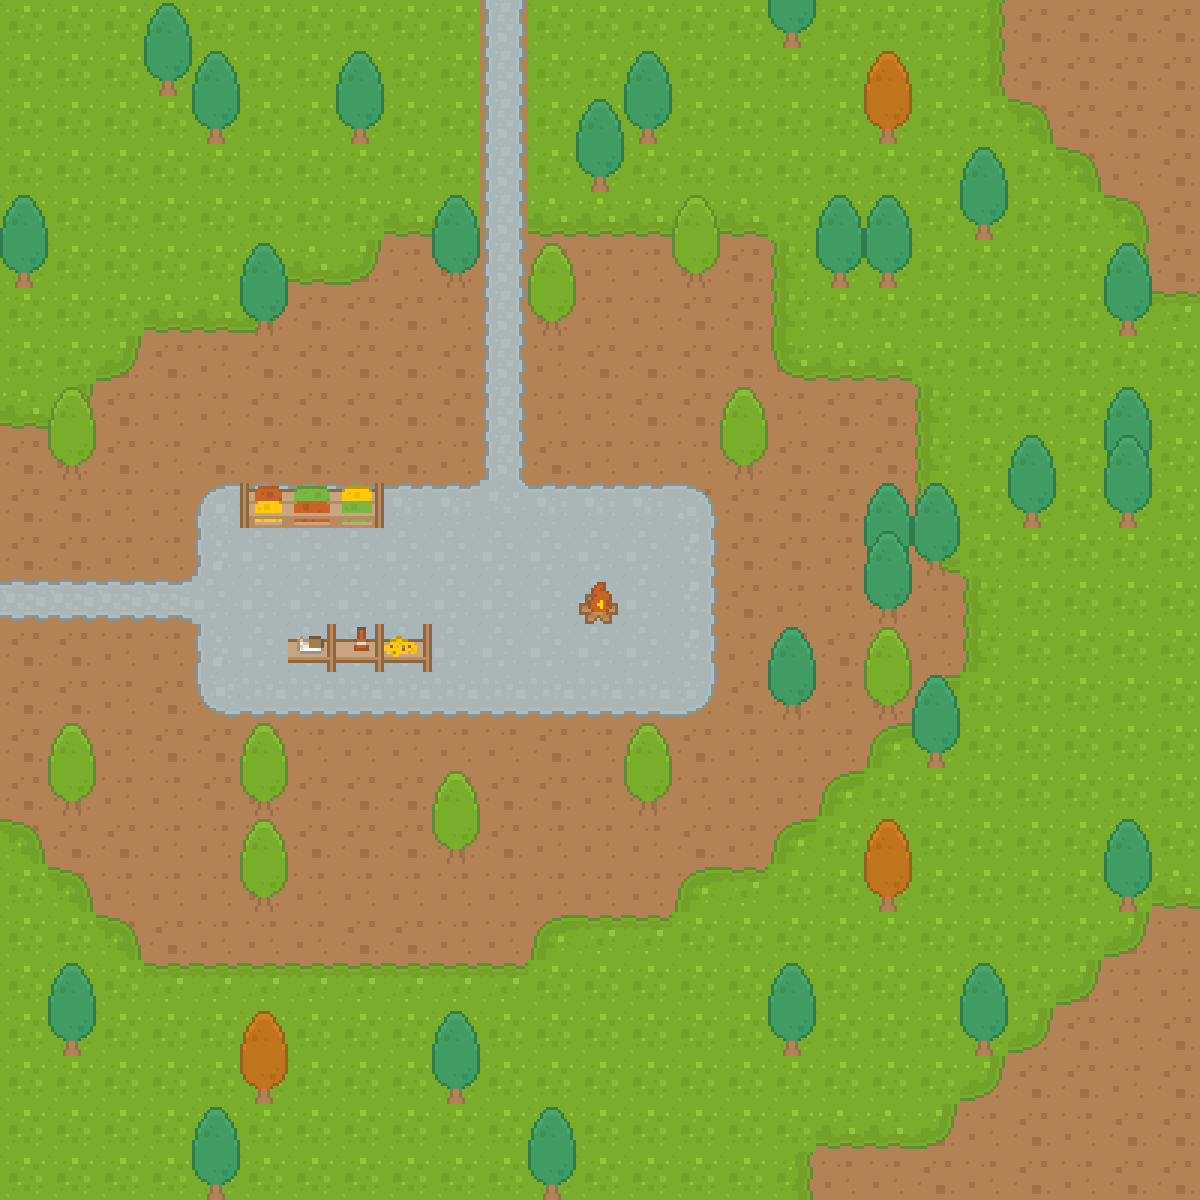

A 2D game scene composited from a Tiled map and its tileset images. What follows is a short description and the map's XML, with every tile layer's data as written:
An orthogonal 25x25 tile map with 48x48 px tiles, 4 tile layers (Background, Foreground, SolidObjects, FloatingObjects).

<map version="2017.05.16" orientation="orthogonal" renderorder="right-down" width="25" height="25" tilewidth="48" tileheight="48" nextobjectid="1">
 <tileset firstgid="1" source="RogueLike.tsx" />
 <layer name="Background" width="25" height="25">
  <data encoding="csv">
7,7,7,7,7,67,67,7,67,67,67,67,67,67,67,67,67,67,67,7,7,7,7,7,7,
7,67,67,67,67,67,67,67,67,67,67,7,7,7,7,7,7,67,67,7,7,7,7,7,7,
67,67,7,7,7,67,67,67,67,7,7,7,7,7,7,67,67,67,7,7,7,7,7,7,7,
7,7,67,67,67,67,67,7,7,7,7,7,7,7,67,7,67,7,7,7,7,7,7,67,7,
67,67,67,67,67,7,67,67,67,7,7,7,7,67,67,67,7,7,7,7,67,67,67,67,7,
67,67,7,7,67,7,7,7,67,67,7,7,67,67,67,7,7,7,7,67,67,7,7,67,7,
7,67,7,7,67,7,7,7,7,67,67,67,67,67,7,7,7,67,67,67,7,7,67,67,7,
7,67,7,7,67,7,7,7,7,7,67,67,7,7,7,7,67,67,7,7,7,7,67,67,7,
7,67,7,67,67,7,7,7,7,7,67,67,67,7,7,67,67,7,7,7,7,67,67,67,7,
7,67,7,67,7,7,7,7,7,67,67,7,67,67,67,7,7,7,7,7,67,67,67,7,7,
7,7,67,67,7,7,7,67,67,67,7,67,67,67,7,7,7,7,7,67,67,67,7,7,7,
7,7,67,67,7,67,67,67,67,7,7,67,67,67,7,7,7,67,67,7,67,7,7,67,7,
7,7,7,67,67,67,7,67,67,67,67,67,7,67,7,7,67,67,7,67,67,7,7,67,7,
7,7,67,67,67,67,67,67,67,7,7,67,7,67,7,67,7,7,67,67,7,7,67,67,7,
7,7,67,7,7,67,67,7,7,7,67,67,7,67,67,7,7,67,67,7,7,7,67,7,67,
7,7,67,7,7,7,67,67,67,67,67,7,67,67,7,67,67,67,7,7,7,67,67,67,67,
7,7,67,67,7,67,7,7,7,7,7,7,67,7,67,67,67,67,7,67,67,67,67,67,7,
7,7,7,67,67,67,7,7,7,7,7,67,67,67,7,67,67,67,67,67,67,67,67,7,67,
7,67,67,67,67,67,67,67,67,67,67,67,67,67,67,67,67,7,7,67,67,67,67,7,67,
67,67,7,7,67,67,67,7,7,67,67,67,7,67,67,7,7,7,7,67,7,67,7,7,67,
7,7,7,7,67,7,67,67,67,67,67,7,67,67,7,7,7,7,67,67,67,67,7,67,67,
7,7,7,7,7,67,67,67,67,7,7,67,67,7,7,7,7,67,7,67,67,67,7,67,7,
7,7,7,7,7,7,7,67,67,67,67,67,7,7,7,7,67,7,67,67,67,7,7,67,7,
67,67,67,67,67,67,67,67,7,7,7,7,7,7,7,67,7,7,67,7,67,7,67,7,7,
7,7,7,7,7,7,67,67,7,7,7,7,7,7,67,7,7,67,67,7,67,7,67,7,7
</data>
 </layer>
 <layer name="Foreground" width="25" height="25">
  <data encoding="csv">
964,964,964,964,964,964,964,964,964,964,790,964,964,964,964,964,964,964,964,964,965,0,0,0,0,
964,964,964,964,964,964,964,964,964,964,790,964,964,964,964,964,964,964,964,964,965,0,0,0,0,
964,964,964,964,964,964,964,964,964,964,790,964,964,964,964,964,964,964,964,964,964,905,0,0,0,
964,964,964,964,964,964,964,964,964,964,790,964,964,964,964,964,964,964,964,964,964,964,905,0,0,
964,964,964,964,964,964,964,964,1024,1024,790,1024,1024,1024,1024,1024,964,964,964,964,964,964,964,905,0,
964,964,964,964,964,964,1024,1025,0,0,790,0,0,0,0,0,963,964,964,964,964,964,964,965,0,
964,964,964,1024,1024,1025,0,0,0,0,790,0,0,0,0,0,963,964,964,964,964,964,964,964,904,
964,964,1025,0,0,0,0,0,0,0,790,0,0,0,0,0,1023,1024,1024,964,964,964,964,964,964,
1024,1025,0,0,0,0,0,0,0,0,790,0,0,0,0,0,0,0,0,963,964,964,964,964,964,
0,0,0,0,0,0,0,0,0,0,790,0,0,0,0,0,0,0,0,963,964,964,964,964,964,
0,0,0,0,908,909,909,909,909,909,966,909,909,909,910,0,0,0,0,963,964,964,964,964,964,
0,0,0,0,968,969,969,969,969,969,969,969,969,969,970,0,0,0,0,1023,964,964,964,964,964,
850,850,850,850,969,969,969,969,969,969,969,969,969,969,970,0,0,0,0,0,963,964,964,964,964,
0,0,0,0,968,969,969,969,969,969,969,969,969,969,970,0,0,0,0,0,963,964,964,964,964,
0,0,0,0,1028,1029,1029,1029,1029,1029,1029,1029,1029,1029,1030,0,0,0,0,903,964,964,964,964,964,
0,0,0,0,0,0,0,0,0,0,0,0,0,0,0,0,0,0,903,964,964,964,964,964,964,
0,0,0,0,0,0,0,0,0,0,0,0,0,0,0,0,0,903,964,964,964,964,964,964,964,
905,0,0,0,0,0,0,0,0,0,0,0,0,0,0,0,903,964,964,964,964,964,964,964,964,
964,905,0,0,0,0,0,0,0,0,0,0,0,0,903,904,964,964,964,964,964,964,964,964,1024,
964,964,905,0,0,0,0,0,0,0,0,903,904,904,964,964,964,964,964,964,964,964,964,1025,0,
964,964,964,904,904,904,904,904,904,904,904,964,964,964,964,964,964,964,964,964,964,964,1025,0,0,
964,964,964,964,964,964,964,964,964,964,964,964,964,964,964,964,964,964,964,964,964,1025,0,0,0,
964,964,964,964,964,964,964,964,964,964,964,964,964,964,964,964,964,964,964,964,1025,0,0,0,0,
964,964,964,964,964,964,964,964,964,964,964,964,964,964,964,964,964,1024,1024,1025,0,0,0,0,0,
964,964,964,964,964,964,964,964,964,964,964,964,964,964,964,964,965,0,0,0,0,0,0,0,0
</data>
 </layer>
 <layer name="SolidObjects" width="25" height="25">
  <data encoding="csv">
0,0,0,0,0,0,0,0,0,0,0,0,0,0,0,0,676,0,0,0,0,0,0,0,0,
0,0,0,676,0,0,0,0,0,0,0,0,0,0,0,0,0,0,0,0,0,0,0,0,0,
0,0,0,0,676,0,0,676,0,0,0,0,0,676,0,0,0,0,675,0,0,0,0,0,0,
0,0,0,0,0,0,0,0,0,0,0,0,676,0,0,0,0,0,0,0,0,0,0,0,0,
0,0,0,0,0,0,0,0,0,0,0,0,0,0,0,0,0,0,0,0,676,0,0,0,0,
676,0,0,0,0,0,0,0,0,676,0,0,0,0,674,0,0,676,676,0,0,0,0,0,0,
0,0,0,0,0,676,0,0,0,0,0,674,0,0,0,0,0,0,0,0,0,0,0,676,0,
0,0,0,0,0,0,0,0,0,0,0,0,0,0,0,0,0,0,0,0,0,0,0,0,0,
0,0,0,0,0,0,0,0,0,0,0,0,0,0,0,0,0,0,0,0,0,0,0,0,0,
0,674,0,0,0,0,0,0,0,0,0,0,0,0,0,674,0,0,0,0,0,0,0,676,0,
0,0,0,0,0,376,377,378,0,0,0,0,0,0,0,0,0,0,0,0,0,676,0,676,0,
0,0,0,0,0,0,0,0,0,0,0,0,0,0,0,0,0,0,676,676,0,0,0,0,0,
0,0,0,0,0,0,0,0,0,0,0,0,496,0,0,0,0,0,676,0,0,0,0,0,0,
0,0,0,0,0,0,372,373,374,0,0,0,0,0,0,0,0,0,0,0,0,0,0,0,0,
0,0,0,0,0,0,0,0,0,0,0,0,0,0,0,0,676,0,674,0,0,0,0,0,0,
0,0,0,0,0,0,0,0,0,0,0,0,0,0,0,0,0,0,0,676,0,0,0,0,0,
0,674,0,0,0,674,0,0,0,0,0,0,0,674,0,0,0,0,0,0,0,0,0,0,0,
0,0,0,0,0,0,0,0,0,674,0,0,0,0,0,0,0,0,0,0,0,0,0,0,0,
0,0,0,0,0,674,0,0,0,0,0,0,0,0,0,0,0,0,675,0,0,0,0,676,0,
0,0,0,0,0,0,0,0,0,0,0,0,0,0,0,0,0,0,0,0,0,0,0,0,0,
0,0,0,0,0,0,0,0,0,0,0,0,0,0,0,0,0,0,0,0,0,0,0,0,0,
0,676,0,0,0,0,0,0,0,0,0,0,0,0,0,0,676,0,0,0,676,0,0,0,0,
0,0,0,0,0,675,0,0,0,676,0,0,0,0,0,0,0,0,0,0,0,0,0,0,0,
0,0,0,0,0,0,0,0,0,0,0,0,0,0,0,0,0,0,0,0,0,0,0,0,0,
0,0,0,0,676,0,0,0,0,0,0,676,0,0,0,0,0,0,0,0,0,0,0,0,0
</data>
 </layer>
 <layer name="FloatingObjects" width="25" height="25">
  <data encoding="csv">
0,0,0,616,0,0,0,0,0,0,0,0,0,0,0,0,0,0,0,0,0,0,0,0,0,
0,0,0,0,616,0,0,616,0,0,0,0,0,616,0,0,0,0,615,0,0,0,0,0,0,
0,0,0,0,0,0,0,0,0,0,0,0,616,0,0,0,0,0,0,0,0,0,0,0,0,
0,0,0,0,0,0,0,0,0,0,0,0,0,0,0,0,0,0,0,0,616,0,0,0,0,
616,0,0,0,0,0,0,0,0,616,0,0,0,0,614,0,0,616,616,0,0,0,0,0,0,
0,0,0,0,0,616,0,0,0,0,0,614,0,0,0,0,0,0,0,0,0,0,0,616,0,
0,0,0,0,0,0,0,0,0,0,0,0,0,0,0,0,0,0,0,0,0,0,0,0,0,
0,0,0,0,0,0,0,0,0,0,0,0,0,0,0,0,0,0,0,0,0,0,0,0,0,
0,614,0,0,0,0,0,0,0,0,0,0,0,0,0,614,0,0,0,0,0,0,0,616,0,
0,0,0,0,0,0,0,0,0,0,0,0,0,0,0,0,0,0,0,0,0,616,0,616,0,
0,0,0,0,0,0,0,0,0,0,0,0,0,0,0,0,0,0,616,616,0,0,0,0,0,
0,0,0,0,0,0,0,0,0,0,0,0,0,0,0,0,0,0,616,0,0,0,0,0,0,
0,0,0,0,0,0,0,0,0,0,0,0,0,0,0,0,0,0,0,0,0,0,0,0,0,
0,0,0,0,0,0,0,0,0,0,0,0,0,0,0,0,616,0,614,0,0,0,0,0,0,
0,0,0,0,0,0,0,0,0,0,0,0,0,0,0,0,0,0,0,616,0,0,0,0,0,
0,614,0,0,0,614,0,0,0,0,0,0,0,614,0,0,0,0,0,0,0,0,0,0,0,
0,0,0,0,0,0,0,0,0,614,0,0,0,0,0,0,0,0,0,0,0,0,0,0,0,
0,0,0,0,0,614,0,0,0,0,0,0,0,0,0,0,0,0,615,0,0,0,0,616,0,
0,0,0,0,0,0,0,0,0,0,0,0,0,0,0,0,0,0,0,0,0,0,0,0,0,
0,0,0,0,0,0,0,0,0,0,0,0,0,0,0,0,0,0,0,0,0,0,0,0,0,
0,616,0,0,0,0,0,0,0,0,0,0,0,0,0,0,616,0,0,0,616,0,0,0,0,
0,0,0,0,0,615,0,0,0,616,0,0,0,0,0,0,0,0,0,0,0,0,0,0,0,
0,0,0,0,0,0,0,0,0,0,0,0,0,0,0,0,0,0,0,0,0,0,0,0,0,
0,0,0,0,616,0,0,0,0,0,0,616,0,0,0,0,0,0,0,0,0,0,0,0,0,
0,0,0,0,0,0,0,0,0,0,0,0,0,0,0,0,0,0,0,0,0,0,0,0,0
</data>
 </layer>
</map>
